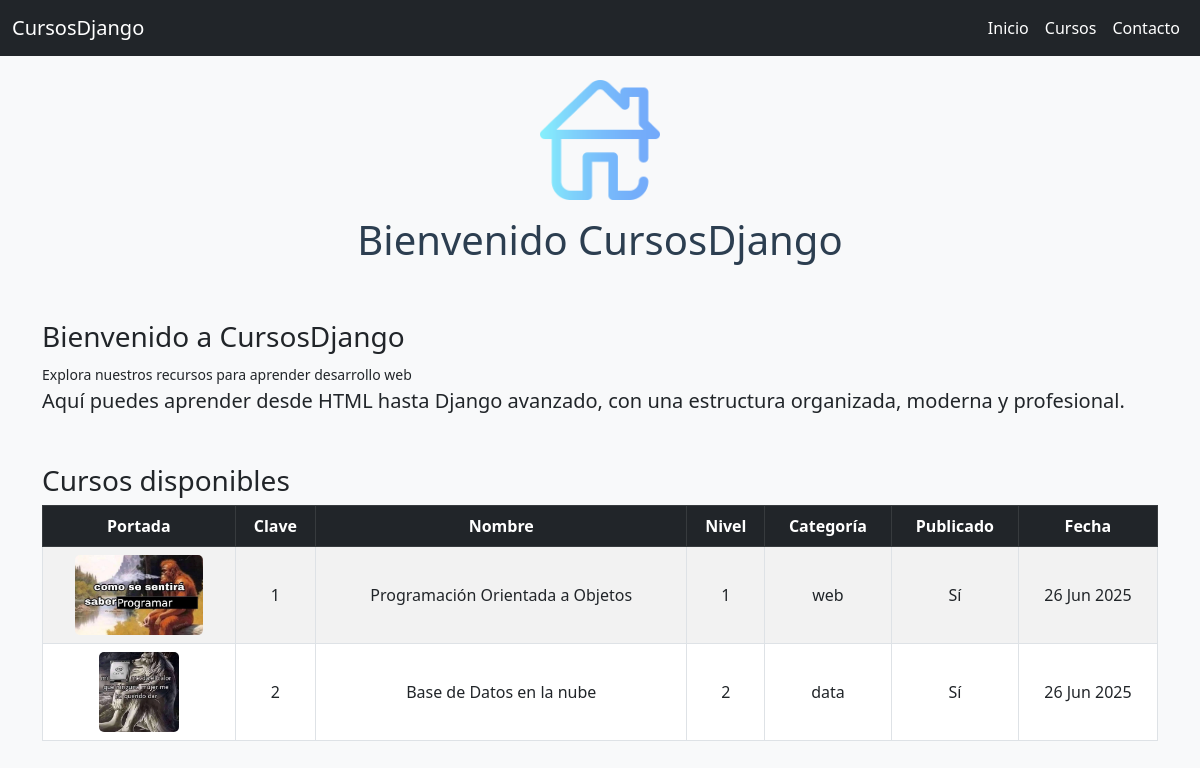
Before: / with the older database file.
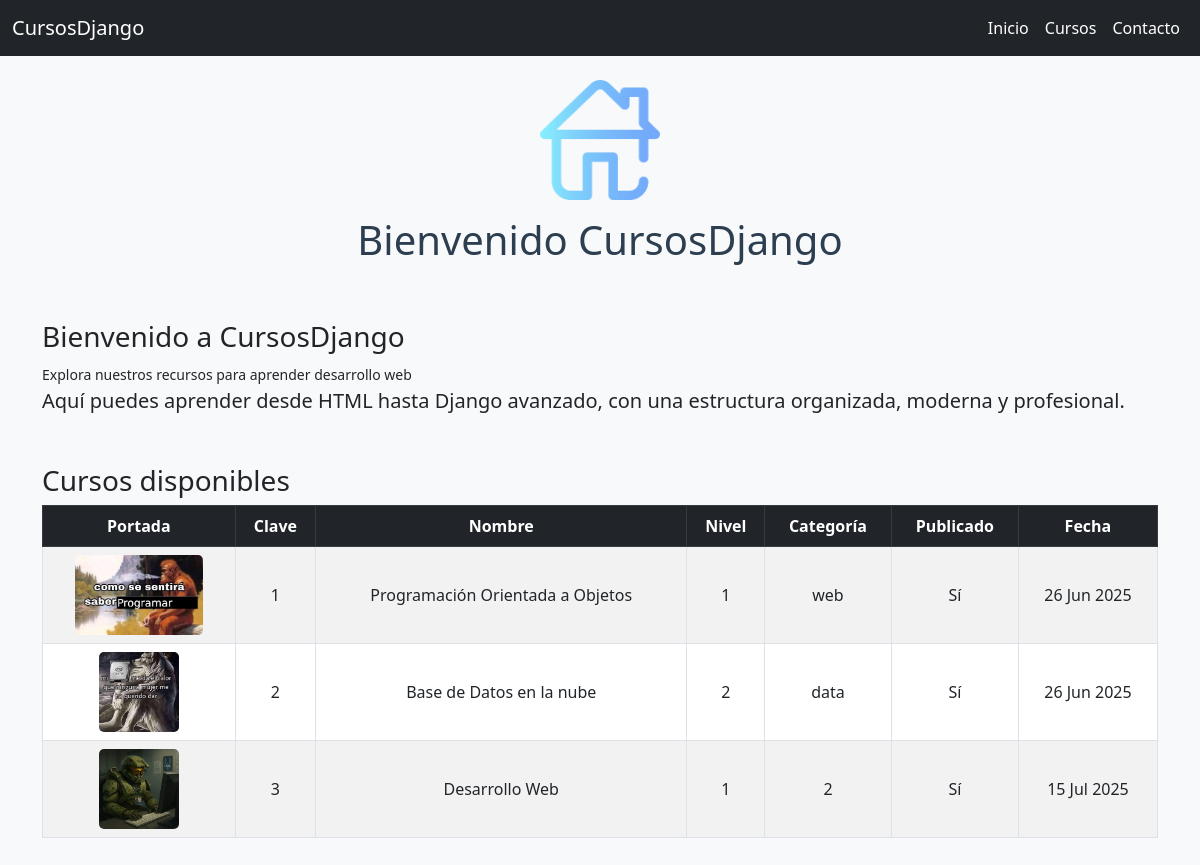
After: the same page with the newer database file.
### cursos/models.py (models this page shows, shortened)
class Curso(models.Model):
    clave = models.CharField(max_length=20)
    nombre = models.CharField(max_length=100)
    descripcion = models.TextField()
    nivel = models.CharField(max_length=50)
    categoria = models.CharField(max_length=50)
    publicado = models.BooleanField(default=False)
    portada = models.ImageField(upload_to='cursos/', blank=True, null=True)
    fecha_creacion = models.DateTimeField(auto_now_add=True)

### contenido/views.py (the view)
# urls.py: path('', views.principal, name='Principal'), # Página principal
def principal(request):
    cursos = Curso.objects.filter(publicado=True)
    return render(request, 'contenido/principal.html', {'cursos': cursos})

### contenido/templates/contenido/principal.html (shortened to what this page needs)
{% extends "contenido/encabezado.html" %}
{% load static %}
{% block imagen %}
<img src="{% static 'contenido/images/home.png' %}" class="img-fluid mx-auto d-block" style="max-height: 120px;" alt="Inicio">
{% endblock %}
{% block titulo_principal %}
Bienvenido <span>CursosDjango</span>
{% endblock %}
{% block contenido %}
<div class="page-header">
  <div class="page-title">
    <h3>Bienvenido a CursosDjango</h3>
    <small>Explora nuestros recursos para aprender desarrollo web</small>
  </div>
</div>
<p class="lead">Aquí puedes aprender desde HTML hasta Django avanzado, con una estructura organizada, moderna y profesional.</p>
<h3 class="mt-5">Cursos disponibles</h3>
<div class="table-responsive">
  <table class="table table-bordered table-striped text-center align-middle">
    <thead class="table-dark">
      <tr>
        <th>Portada</th>
        <th>Clave</th>
        <th>Nombre</th>
        <th>Nivel</th>
        <th>Categoría</th>
        <th>Publicado</th>
        <th>Fecha</th>
      </tr>
    </thead>
    <tbody>
      {% for curso in cursos %}
        <tr>
          <td>
            {% if curso.portada %}
              <img src="{{ curso.portada.url }}" alt="{{ curso.nombre }}" style="max-height: 80px; border-radius: 5px;">
            {% else %}
              <span class="text-muted">Sin imagen</span>
            {% endif %}
          </td>
          <td>{{ curso.clave }}</td>
          <td>{{ curso.nombre }}</td>
          <td>{{ curso.nivel }}</td>
          <td>{{ curso.categoria }}</td>
          <td>{{ curso.publicado|yesno:"Sí,No" }}</td>
          <td>{{ curso.fecha_creacion|date:"d M Y" }}</td>
        </tr>
      {% empty %}
        <tr>
          <td colspan="7" class="text-center text-muted">No hay cursos registrados aún.</td>
        </tr>
      {% endfor %}
    </tbody>
  </table>
</div>
{% endblock %}

### contenido/templates/contenido/encabezado.html (shortened to what this page needs)
<!DOCTYPE html>
<html lang="es">
  <head>
    {% load static %}
    <link href="https://cdn.jsdelivr.net/npm/bootstrap@5.3.0/dist/css/bootstrap.min.css" rel="stylesheet" />
    <link href="{% static 'contenido/css/estilos.css' %}" rel="stylesheet" />
  </head>
  <body>
    <nav class="navbar navbar-expand-lg navbar-dark bg-dark">
      <div class="container-fluid">
        <a class="navbar-brand" href="{% url 'Principal' %}">CursosDjango</a>
        <div class="collapse navbar-collapse" id="navContenido">
          <ul class="navbar-nav ms-auto">
            <li class="nav-item"><a class="nav-link" href="{% url 'Principal' %}">Inicio</a></li>
            <li class="nav-item"><a class="nav-link" href="{% url 'Cursos' %}">Cursos</a></li>
            <li class="nav-item"><a class="nav-link" href="{% url 'Contacto' %}">Contacto</a></li>
          </ul>
        </div>
      </div>
    </nav>
    <header class="bg-light text-center py-4">
      {% block imagen %}{% endblock %}
      <h1 class="mt-3">{% block titulo_principal %}CursosDjango{% endblock %}</h1>
    </header>
    <main class="container my-4">
      {% block contenido %}{% endblock %}
    </main>
  </body>
</html>

### CursosDjango/static/inicio/images/css/estilos.css (style rules this page uses)
body { background-color: #f8f9fa; font-family: 'Segoe UI', sans-serif; }
h1, h2 { color: #2c3e50; }
nav a.nav-link { color: #ffffff; transition: color 0.3s ease-in-out; }
img { max-width: 100%; height: auto; border-radius: 8px; }

Changed rows visible on the page:
added Curso: portada (picture), clave "3", nombre "Desarrollo Web", nivel "1", categoria "2", publicado "Sí", fecha_creacion "15 Jul 2025"
